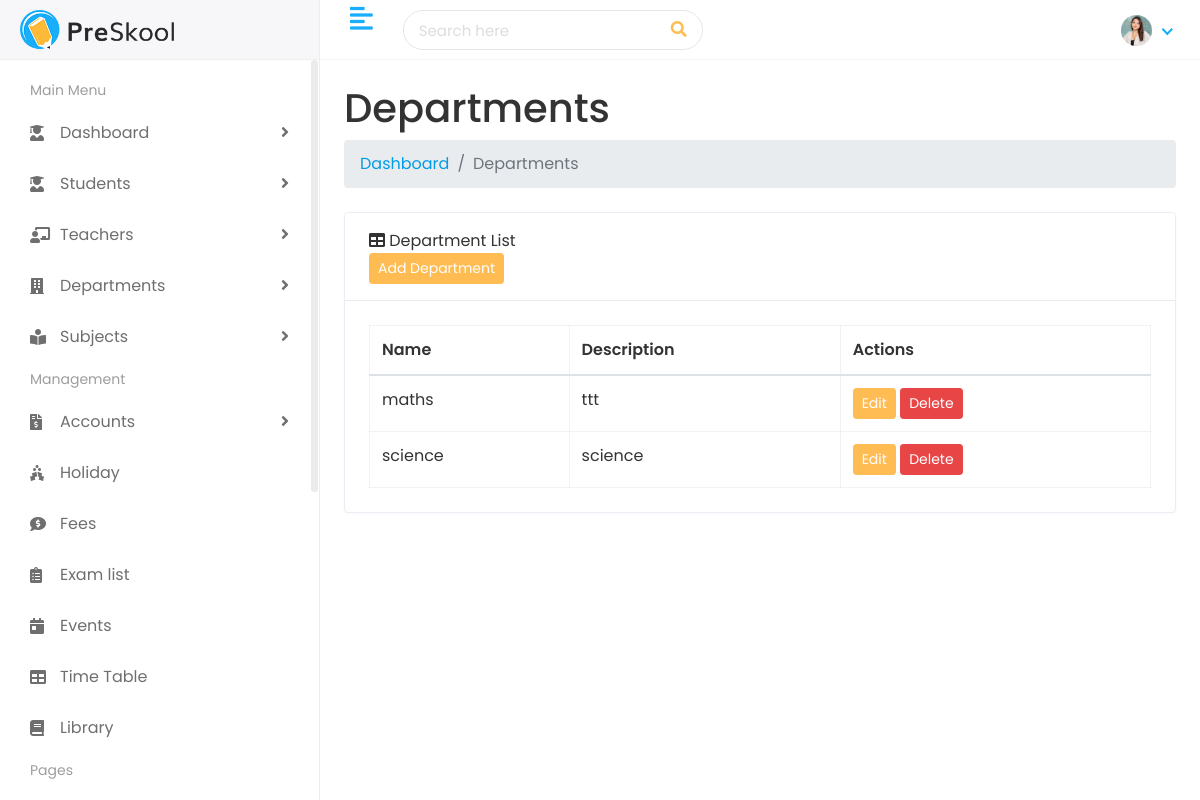
The app's page /departments/list/ (signed in) with its own data.
### school/models.py (models this page shows, shortened)
class Department(models.Model):
    name = models.CharField(max_length=200, unique=True)
    description = models.TextField(blank=True, null=True)
    slug = models.SlugField(max_length=255, unique=True, blank=True, null=True)
    created_at = models.DateTimeField(auto_now_add=True)
    updated_at = models.DateTimeField(auto_now=True)

### school/views.py (the view)
# urls.py: path('departments/list/', views.department_list, name='department_list'),
@login_required
def department_list(request):
    departments = Department.objects.all().order_by('name')
    return render(request, 'department/department_list.html', {'departments': departments})

### templates/department/department_list.html (shortened to what this page needs)
{% extends 'Home/base.html' %}
{% load static %}
{% block content %}
<div class="container-fluid px-4">
    <h1 class="mt-4">Departments</h1>
    <ol class="breadcrumb mb-4">
        <li class="breadcrumb-item"><a href="{% url 'dashboard' %}">Dashboard</a></li>
        <li class="breadcrumb-item active">Departments</li>
    </ol>
    <div class="card mb-4">
        <div class="card-header">
            <i class="fas fa-table me-1"></i>
            Department List
            <div class="float-end">
                <a href="{% url 'add_department' %}" class="btn btn-primary btn-sm">Add Department</a>
            </div>
        </div>
        <div class="card-body">
            <table id="datatablesSimple" class="table table-bordered">
                <thead>
                    <tr>
                        <th>Name</th>
                        <th>Description</th>
                        <th>Actions</th>
                    </tr>
                </thead>
                <tbody>
                    {% for department in departments %}
                    <tr>
                        <td>{{ department.name }}</td>
                        <td>{{ department.description }}</td>
                        <td>
                            <a href="{% url 'edit_department' department.slug %}" class="btn btn-primary btn-sm">Edit</a>
                            <form action="{% url 'delete_department' department.slug %}" method="POST" style="display:inline;">
                                <button type="submit" class="btn btn-danger btn-sm" onclick="return confirm('Are you sure you want to delete {{ department.name }}?');">Delete</button>
                            </form>
                        </td>
                    </tr>
                    {% empty %}
                    <tr>
                        <td colspan="3" class="text-center">No departments found.</td>
                    </tr>
                    {% endfor %}
                </tbody>
            </table>
        </div>
    </div>
</div>
{% endblock %}

### static/assets/css/style.css (style rules this page uses)
html { height: 100%; }
body { background-color: #fff; color: #333; font-family: 'Poppins', sans-serif; font-size: 1rem; height: 100%; line-height: 1.5; overflow-x: hidden; }
h1, h2, h3, h4, h5, h6 { font-family: 'Poppins', sans-serif; margin-top: 0; }
input, input:focus, button, button:focus { outline: none; }
ul, ol { padding: 0px; list-style: none; }
.table { color: #333; max-width: 100%; margin-bottom: 0; width: 100%; }
.table thead tr th { font-weight: 600; }
.table tbody tr { border-bottom: 1px solid rgba(0, 0, 0, 0.05); }
.table-bordered { border: 1px solid rgba(0, 0, 0, 0.05) !important; }
.table-bordered th, .table-bordered td { border-color: rgba(0, 0, 0, 0.05); }
.btn-primary { background-color: #FFBC53; border: 1px solid #FFBC53; }
.btn-danger { background-color: #e84646; border: 1px solid #e84646; }
.card { border: 1px solid #ececf5; box-shadow: 0 1px 3px 0 rgba(0, 0, 0, 0.03); margin-bottom: 1.875rem; }
.card-body { padding: 1.5rem; }
.card-header { border-bottom: 1px solid #e6e6e6; padding: 1rem 1.5rem; }
.card .card-header { background-color: #fff; border-bottom: 1px solid #eaeaea; }

### records on screen
Department: name "maths", description "ttt"
Department: name "science", description "science"
